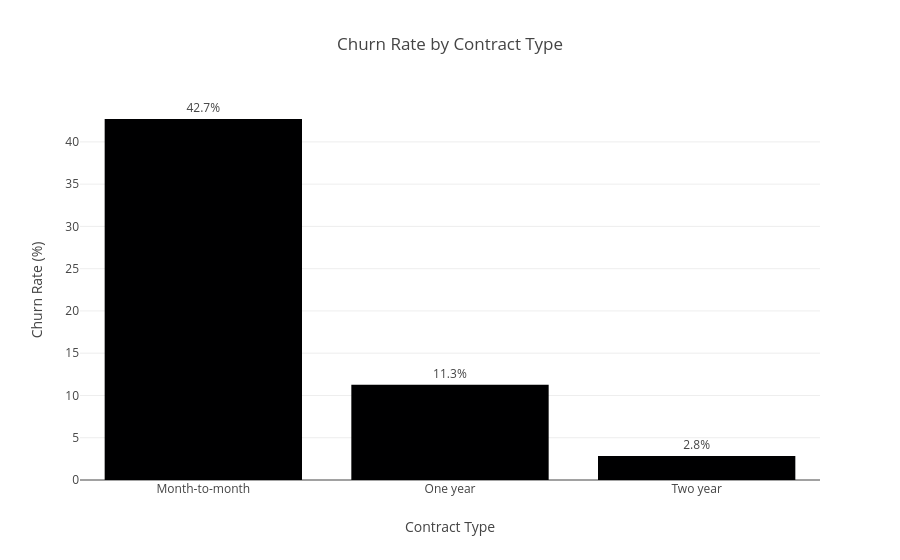

The notebook cell this image was saved under:
### Code cell
# Visualizing churn rate by contract type

fig = px.bar(
    contract_churn,
    x='Contract',
    y='Churn Rate',
    text='Churn Rate',
    title='Churn Rate by Contract Type',
    labels={
        'Contract': 'Contract Type',
        'Churn Rate': 'Churn Rate (%)'
    }
)

fig.update_traces(
    texttemplate='%{text:.1f}%',
    textposition='outside'
)

fig.update_layout(
    yaxis_title='Churn Rate (%)',
    xaxis_title='Contract Type'
)

fig.show()

### Figure 1 — Plotly figure (JSON) as saved in the notebook; plotly's stock layout.template omitted (floating-point values rounded to 4 significant figures)
{"data": [{"hovertemplate": "Contract Type=%{x}<br>Churn Rate (%)=%{text}<extra></extra>", "legendgroup": "", "marker": {"color": "#000001", "pattern": {"shape": ""}}, "name": "", "orientation": "v", "showlegend": false, "text": [42.71, 11.27, 2.832], "textposition": "outside", "texttemplate": "%{text:.1f}%", "type": "bar", "x": ["Month-to-month", "One year", "Two year"], "xaxis": "x", "y": [42.71, 11.27, 2.832], "yaxis": "y"}], "layout": {"barmode": "relative", "legend": {"tracegroupgap": 0}, "title": {"text": "Churn Rate by Contract Type"}, "xaxis": {"anchor": "y", "domain": [0, 1], "title": {"text": "Contract Type"}}, "yaxis": {"anchor": "x", "domain": [0, 1], "title": {"text": "Churn Rate (%)"}}}}
